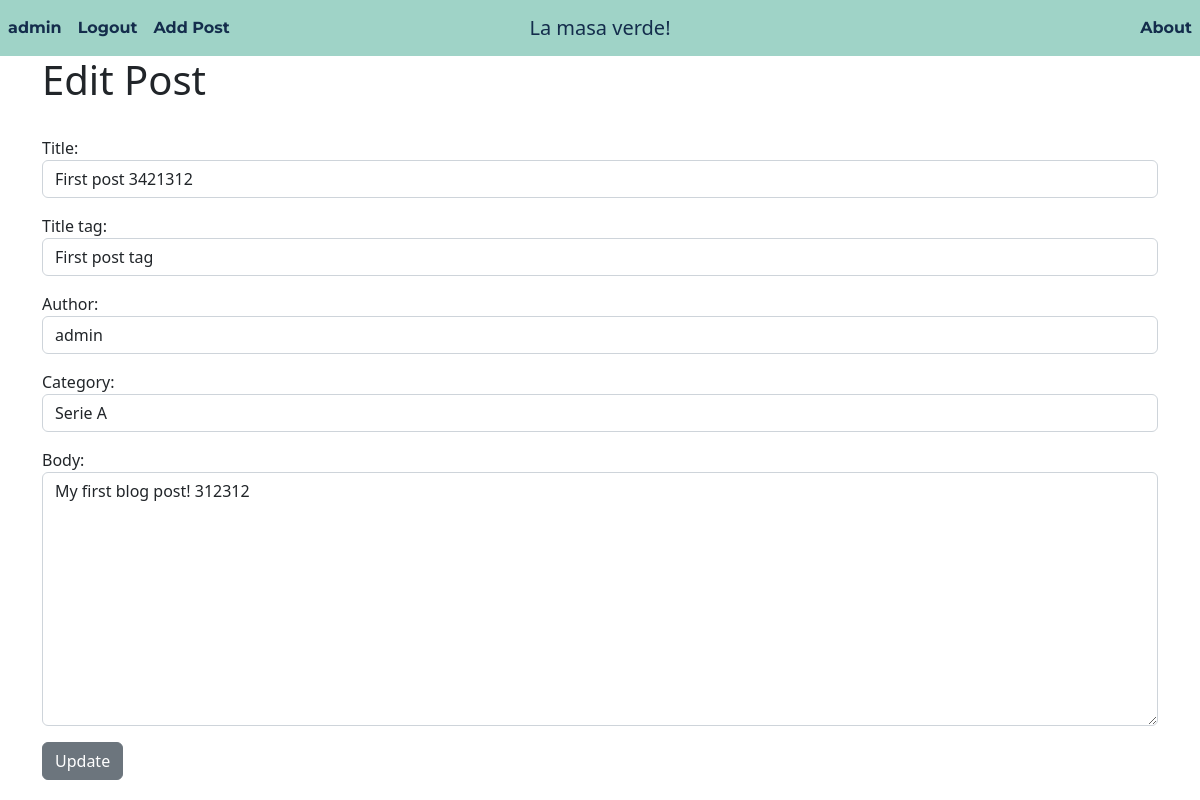
Screenshot of /article/edit/1 (signed in) with the database file from the repository.
### foot_space/models.py (models this page shows, shortened)
class Post(models.Model):
    title = models.CharField(max_length=255)
    title_tag = models.CharField(max_length=255)
    author = models.ForeignKey(User, on_delete=models.CASCADE)
    body = models.TextField()
    post_date = models.DateField(auto_now_add=True)
    category = models.CharField(max_length=255, default='fotbal')

### foot_space/views.py (the view)
# urls.py: path('article/edit/<int:pk>', EditPost.as_view(), name='edit-post'),
class EditPost(UpdateView):
    model = Post
    form_class = PostForm
    template_name = 'update_post.html'

### foot_space/form.py
class PostForm(forms.ModelForm):
    class Meta:
        model = Post
        fields = ('title', 'title_tag', 'author', 'category', 'body')
        widgets = {
            'title': forms.TextInput(attrs= {'class': 'form-control'}),
            'title_tag': forms.TextInput(attrs={'class': 'form-control'}),
            'author': forms.Select(attrs={'class': 'form-control'}),
            'category': forms.Select(choices=choice_list, attrs={'class': 'form-control'}),
            'body': forms.Textarea(attrs={'class': 'form-control'}),
        }

### foot_space/templates/update_post.html (shortened to what this page needs)
{% extends 'base.html' %}
{% block content %}
{% if user.is_authenticated %}
    <h1>Edit Post</h1>
    <br/>
    <div class="form-group">
        <form method="POST">
            {{ form.as_p }}
                <button class="btn btn-secondary">Update</button>
        </form>
    </div>
{% else %}
<h1>You are not allowed here!</h1>
{% endif %}
{% endblock %}

### foot_space/templates/base.html (shortened to what this page needs)
{% load static %}
<!doctype html>
<html lang="en">
  <head>
    <link href="https://cdn.jsdelivr.net/npm/bootstrap@5.2.2/dist/css/bootstrap.min.css" rel="stylesheet">
  </head>
<body>
<nav class="navbar navbar-expand-md  ">
    <a class="navbar-brand abs" href="{% url 'home' %}"> La masa verde!</a>
    <div class="navbar-collapse collapse nav-content order-2" id="navbarSupportedContent">
        <ul class="nav navbar-nav">
            <li class="nav-item">
                {% if request.user.is_authenticated %}
                    <a class="nav-link">{{ request.user }}</a>
                <li class="nav-item">
                    <a class="nav-link" href="{% url 'logout' %}">Logout</a>
                </li>
                <li class="nav-item">
                    <a class="nav-link" href="{% url 'add_post' %}">Add Post</a>
                </li>
                {% else %}
                <li class="nav-item">
                    <a class="nav-link" href="{% url 'login' %}">Login</a>
                </li>
                {% endif %}
            </li>
        </ul>
          <ul class="navbar-nav ms-auto">
                <li class="nav-item">
                    <a class="nav-link" href="" data-bs-target="#myModal" data-bs-toggle="modal">About</a>
                </li>
          </ul>
    </div>
</nav>
    <div class = "container">
        {% block content %}
        {% endblock %}
    </div>
  </body>
</html>

### rows the page displays
Post: title "First post 3421312", title_tag "First post tag", author "admin", category "Serie A", body "My first blog post! 312312"

### other values shown
{{ request.user }} "admin"
